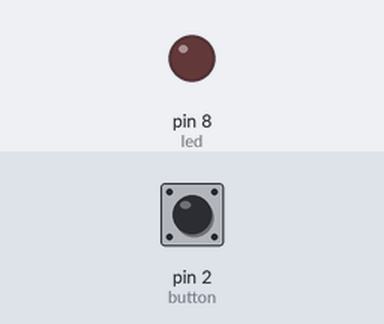
A sketch run on a simulated Arduino Uno, built with avr-gcc and run on an emulated ATmega328P. Shown: output pins drawn as LEDs (lit = HIGH). The inputs (shaded band) are chosen by the test bench; at power-on: pin 2 (button) HIGH.

Above: at 1.2 s.
1.3 s: pin 2 (button) pulled LOW for 3.2 s
At 3.8 s:
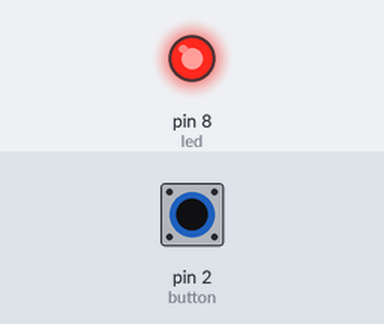
6.0 s: pin 2 (button) driven LOW
At 8.6 s:
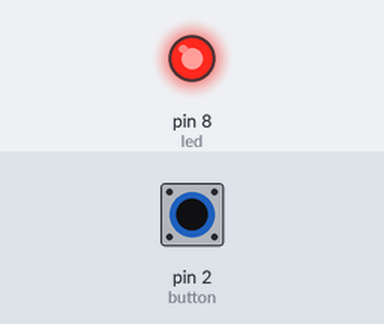
9.0 s: pin 2 (button) driven HIGH
At 9.4 s:
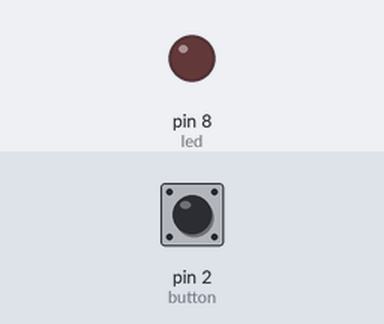
Timing chart, 0 to 12.0 s (numbered marks = the images above; inputs shaded):
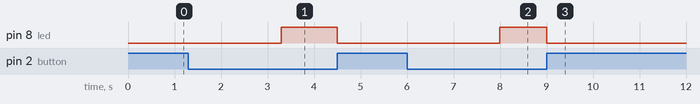

Measured:
- after the input at 1.3 s, pin 8 (led): LOW → HIGH after 2.0 s, → LOW 1.2 s later
- after the input at 6.0 s, pin 8 (led): LOW → HIGH after 2.0 s
- after the input at 9.0 s, pin 8 (led): HIGH → LOW at once

The sketch:

sketch.ino
```cpp
int button = 2;
int led = 8;
int buzzer = 9;

unsigned long pressTime = 0;

void setup() {
  pinMode(button, INPUT_PULLUP);
  pinMode(led, OUTPUT);
  pinMode(buzzer, OUTPUT);
}

void loop() {

  if (digitalRead(button) == LOW) {

    if (pressTime == 0) {
      pressTime = millis();
    }

    unsigned long duration = millis() - pressTime;

    if (duration < 2000) {
      // NORMAL
      digitalWrite(led, LOW);
      noTone(buzzer);
    }

    else if (duration < 4000) {
      // DROWSY
      digitalWrite(led, HIGH);
      noTone(buzzer);
    }

    else if (duration < 6000) {
      // WARNING
      digitalWrite(led, HIGH);
      tone(buzzer, 1000);
      delay(500);
      noTone(buzzer);
      delay(500);
    }

    else {
      // CRITICAL
      digitalWrite(led, HIGH);
      tone(buzzer, 2000);
    }

  } else {
    // RESET
    pressTime = 0;
    digitalWrite(led, LOW);
    noTone(buzzer);
  }

}
```
